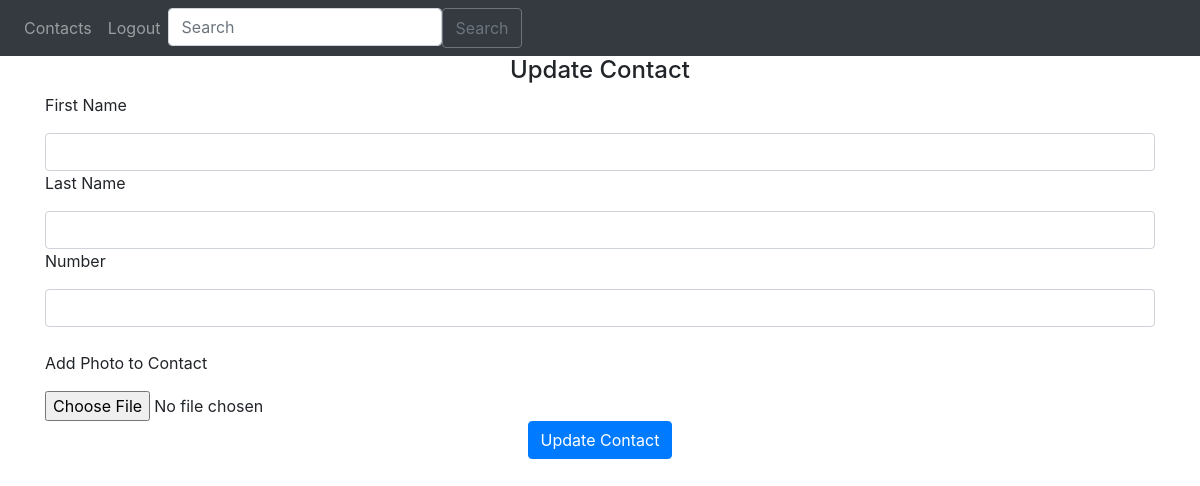
Before: /update/5 (signed in) with the older database file.
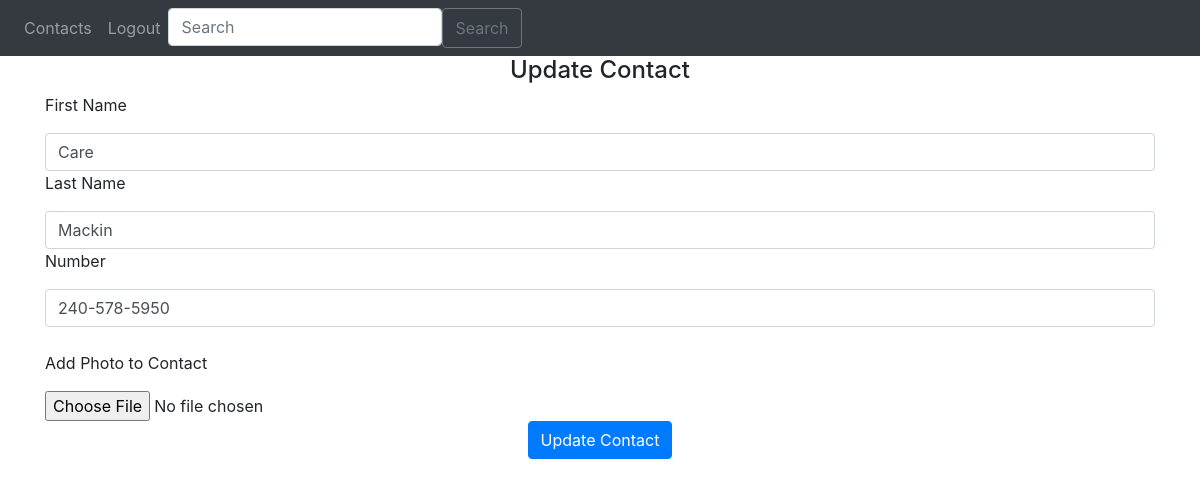
After: the same page with the newer database file.
### Website/models.py (models this page shows)
class Contact(db.Model):
    id = db.Column(db.Integer, primary_key=True)
    first_name = db.Column(db.String(150))
    last_name = db.Column(db.String(150))
    number = db.Column(db.String(150))
    photo = db.Column(db.String(150))
    date = db.Column(db.DateTime(timezone=True), default=func.now())
    user_id = db.Column(db.Integer, db.ForeignKey("user.id"))

### Website/views.py (the view)
@views.route("/update/<int:id>", methods=["GET", "POST"])
def update(id):
    form = SearchForm()
    contact = Contact.query.get(id)
    if request.method == "POST":
        contact.first_name = request.form.get("first_name")
        contact.last_name = request.form.get("last_name")
        contact.number = request.form.get("number")
        contact.photo = request.form.get("photo")
        print("First Name:", contact.first_name)
        print("Last Name:", contact.last_name)
        try:
            db.session.commit()
            return redirect("/")
        except:
            return "There was a problem updating"
    else:
        return render_template("update.html", contact=contact, user=current_user, form = form)

### Website/webforms.py
class SearchForm(FlaskForm):
    searched = StringField("Searched", validators=[DataRequired()])
    submit = SubmitField("Submit")

### Website/__init__.py (called while the page is built)
def create_app():
    app = Flask(__name__)
    app.config['SECRET_KEY'] = 'fhdgwefgifuejukf'
    app.config['SQLALCHEMY_DATABASE_URI'] = f'sqlite:///{DB_NAME}'
    db.init_app(app)
    from .views import views
    from .auth import auth
    app.register_blueprint(views, url_prefix='/')
    app.register_blueprint(auth, url_prefix='/')
    from .models import User, Contact
    create_database(app)
    login_manager = LoginManager()
    login_manager.login_view = 'auth.login'
    login_manager.init_app(app)
    @login_manager.user_loader
    def load_user(id):
        return User.query.get(int(id))
    return app

### Website/views.py (called while the page is built)
@views.context_processor
def inject_user():
    return dict(user=current_user)

### Website/templates/update.html (shortened to what this page needs)
{% extends "base.html" %}
{% block content %}
    <h4 align="center">Update Contact</h4>
    <form action="/update/{{ contact.id }}" method="POST">
        <p>First Name</p>
        <input name="first_name" id="first_name" class="form-control" value="{{ contact.first_name }}">
        <p>Last Name</p>
        <input name="last_name" id="last_name" class="form-control" value="{{ contact.last_name }}">
        <p>Number</p>
        <input name="number" id="number" class="form-control" value="{{ contact.number }}">
        <br>
        <p>Add Photo to Contact</p>
        <input type="file" id="contact_photo" name="contact_photo" accept="image/png, image/jpeg" />
        <br/>
        <div align="center">
            <button type="submit" class="btn btn-primary">Update Contact</button>
        </div>
        <br>
    </form>
{% endblock %}

### Website/templates/base.html (shortened to what this page needs)
<!DOCTYPE html>
<html>
    <head>
        <link
      rel="stylesheet"
      href="https://stackpath.bootstrapcdn.com/bootstrap/4.4.1/css/bootstrap.min.css"
        />
        <link
      rel="stylesheet"
      href="https://stackpath.bootstrapcdn.com/font-awesome/4.7.0/css/font-awesome.min.css"
        />
    </head>
    <body>
        <nav class="navbar navbar-expand-lg navbar-dark bg-dark">
            <div class="collapse navbar-collapse">
                <div class="navbar-nav">
                    {% if user.is_authenticated %}
                    <a class="nav-item nav-link" id="home" href="/">Contacts</a>
                    <a class="nav-item nav-link" id="logout" href="/logout">Logout</a>
                    <form method="POST" action="{{ url_for('views.search') }}" class="d-flex">
                      <input class="form-control me-2" type="search" placeholder="Search" aria-label="Search" name="searched">
                      <button class="btn btn-outline-secondary" type="submit">Search</button>
                  </form>
                    {% else %}
                    <a class="nav-item nav-link" id="login" href="/login">Login</a>
                    <a class="nav-item nav-link" id="signUp" href="/signup">Sign Up</a>
                    {% endif %}
                </div>
            </div>
        </nav>
        <div class ="container">
            {% block content %}
            {% endblock %}
        </div>
    </body>
</html>

Changed rows visible on the page:
added Contact: first_name "Care", last_name "Mackin", number "240-578-5950"
